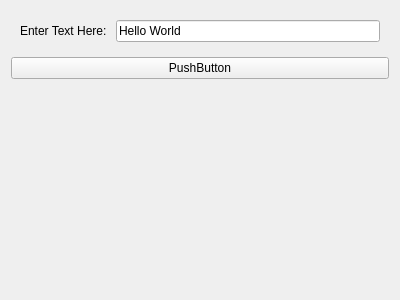
<?xml version="1.0" encoding="UTF-8"?>
<ui version="4.0">
 <class>svHello</class>
 <widget class="QWidget" name="svHello">
  <property name="geometry">
   <rect>
    <x>0</x>
    <y>0</y>
    <width>400</width>
    <height>300</height>
   </rect>
  </property>
  <property name="sizePolicy">
   <sizepolicy hsizetype="Preferred" vsizetype="Preferred">
    <horstretch>0</horstretch>
    <verstretch>0</verstretch>
   </sizepolicy>
  </property>
  <layout class="QVBoxLayout" name="verticalLayout">
   <item>
    <widget class="QWidget" name="widget" native="true">
     <layout class="QHBoxLayout" name="horizontalLayout">
      <item>
       <widget class="QLabel" name="helloLabel">
        <property name="text">
         <string>Enter Text Here: </string>
        </property>
       </widget>
      </item>
      <item>
       <widget class="QLineEdit" name="helloLineEdit">
        <property name="inputMask">
         <string/>
        </property>
        <property name="text">
         <string>Hello World</string>
        </property>
        <property name="placeholderText">
         <string>0</string>
        </property>
       </widget>
      </item>
     </layout>
    </widget>
   </item>
   <item>
    <widget class="QPushButton" name="helloPushButton">
     <property name="text">
      <string>PushButton</string>
     </property>
    </widget>
   </item>
   <item>
    <spacer name="verticalSpacer">
     <property name="orientation">
      <enum>Qt::Vertical</enum>
     </property>
     <property name="sizeHint" stdset="0">
      <size>
       <width>20</width>
       <height>40</height>
      </size>
     </property>
    </spacer>
   </item>
  </layout>
 </widget>
 <resources/>
 <connections/>
</ui>
